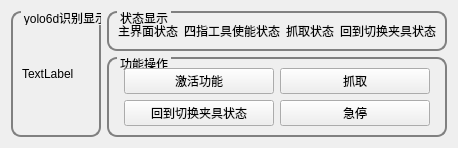
          <widget class="QWidget" name="tab_fourfingerTool">
           <attribute name="title">
            <string>四指工具界面</string>
           </attribute>
           <layout class="QHBoxLayout" name="horizontalLayout_42">
            <item>
             <layout class="QHBoxLayout" name="hLayout_fourfingerTool_1">
              <item>
               <layout class="QVBoxLayout" name="vLayout_fourfingerTool11">
                <item>
                 <widget class="QGroupBox" name="gBox_tab_fourfingerTool_yolo6d">
                  <property name="styleSheet">
                   <string notr="true">QGroupBox{

border-width:2px;

border-style:solid;

border-radius: 10px;

border-color:gray;

margin-top:0.5ex;

}

QGroupBox::title{

subcontrol-origin:margin;

subcontrol-position:top left;

left:10px;

margin-left:0px;

padding:0 1px;

}</string>
                  </property>
                  <property name="title">
                   <string>yolo6d识别显示</string>
                  </property>
                  <layout class="QHBoxLayout" name="horizontalLayout_45">
                   <item>
                    <widget class="QLabel" name="label_tab_fourfingerTool_yolo6dShow">
                     <property name="text">
                      <string>TextLabel</string>
                     </property>
                    </widget>
                   </item>
                  </layout>
                 </widget>
                </item>
               </layout>
              </item>
              <item>
               <layout class="QVBoxLayout" name="vLayout_fourfingerTool12">
                <item>
                 <widget class="QGroupBox" name="gBox_tab_fourfingerTool_status_2">
                  <property name="styleSheet">
                   <string notr="true">QGroupBox{

border-width:2px;

border-style:solid;

border-radius: 10px;

border-color:gray;

margin-top:0.5ex;

}

QGroupBox::title{

subcontrol-origin:margin;

subcontrol-position:top left;

left:10px;

margin-left:0px;

padding:0 1px;

}</string>
                  </property>
                  <property name="title">
                   <string>状态显示</string>
                  </property>
                  <layout class="QHBoxLayout" name="horizontalLayout_43">
                   <item>
                    <layout class="QGridLayout" name="gLayout_tab_fourfingerTool">
                     <item row="0" column="0">
                      <widget class="QLabel" name="labelstatus_fourfinger_main">
                       <property name="text">
                        <string>主界面状态</string>
                       </property>
                      </widget>
                     </item>
                     <item row="0" column="1">
                      <widget class="QLabel" name="labelstatus_fourfingerToolEn">
                       <property name="text">
                        <string>四指工具使能状态</string>
                       </property>
                      </widget>
                     </item>
                     <item row="0" column="2">
                      <widget class="QLabel" name="labelstatus_fourfingerTool_grab">
                       <property name="text">
                        <string>抓取状态</string>
                       </property>
                      </widget>
                     </item>
                     <item row="0" column="3">
                      <widget class="QLabel" name="labelstatus_fourfingerswitchGripper">
                       <property name="text">
                        <string>回到切换夹具状态</string>
                       </property>
                      </widget>
                     </item>
                    </layout>
                   </item>
                  </layout>
                 </widget>
                </item>
                <item>
                 <widget class="QGroupBox" name="gBox_tab_fourfingerTool_oprate">
                  <property name="styleSheet">
                   <string notr="true">QGroupBox{

border-width:2px;

border-style:solid;

border-radius: 10px;

border-color:gray;

margin-top:0.5ex;

}

QGroupBox::title{

subcontrol-origin:margin;

subcontrol-position:top left;

left:10px;

margin-left:0px;

padding:0 1px;

}</string>
                  </property>
                  <property name="title">
                   <string>功能操作</string>
                  </property>
                  <layout class="QHBoxLayout" name="horizontalLayout_44">
                   <item>
                    <layout class="QGridLayout" name="gLayout_tab_fourfingerTool_operate">
                     <item row="0" column="0">
                      <widget class="QPushButton" name="btn_fourfingerTool_Activate">
                       <property name="maximumSize">
                        <size>
                         <width>150</width>
                         <height>50</height>
                        </size>
                       </property>
                       <property name="text">
                        <string>激活功能</string>
                       </property>
                      </widget>
                     </item>
                     <item row="0" column="1">
                      <widget class="QPushButton" name="btn_fourfinger_Grab">
                       <property name="maximumSize">
                        <size>
                         <width>150</width>
                         <height>50</height>
                        </size>
                       </property>
                       <property name="text">
                        <string>抓取</string>
                       </property>
                      </widget>
                     </item>
                     <item row="1" column="0">
                      <widget class="QPushButton" name="btn_fourfinger_backSwitchGripper">
                       <property name="maximumSize">
                        <size>
                         <width>150</width>
                         <height>50</height>
                        </size>
                       </property>
                       <property name="text">
                        <string>回到切换夹具状态</string>
                       </property>
                      </widget>
                     </item>
                     <item row="1" column="1">
                      <widget class="QPushButton" name="btn_fourfinger_quickstop">
                       <property name="maximumSize">
                        <size>
                         <width>150</width>
                         <height>50</height>
                        </size>
                       </property>
                       <property name="text">
                        <string>急停</string>
                       </property>
                      </widget>
                     </item>
                    </layout>
                   </item>
                  </layout>
                 </widget>
                </item>
               </layout>
              </item>
             </layout>
            </item>
           </layout>
          </widget>
